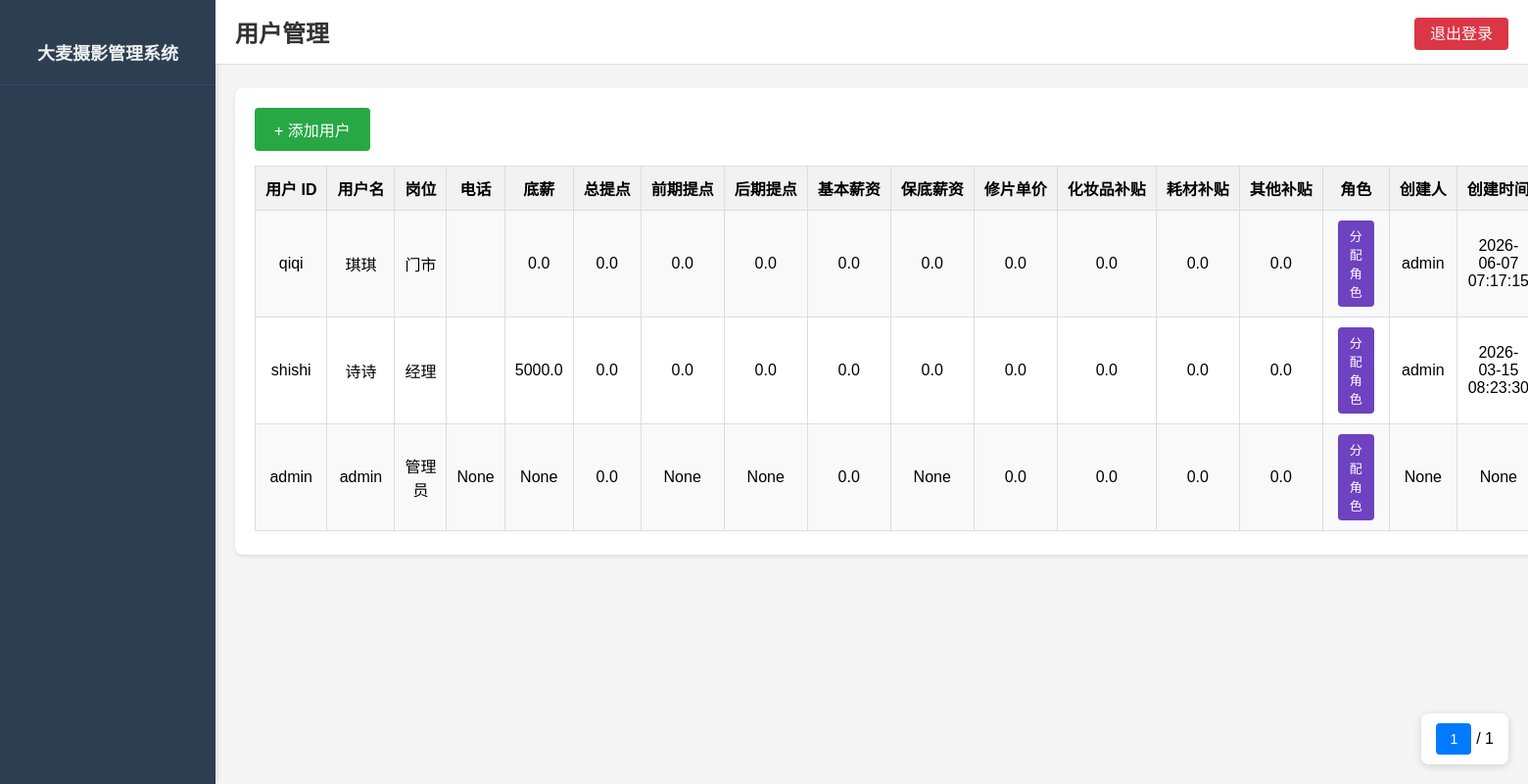
Before: /user_management (signed in) with the older database file.
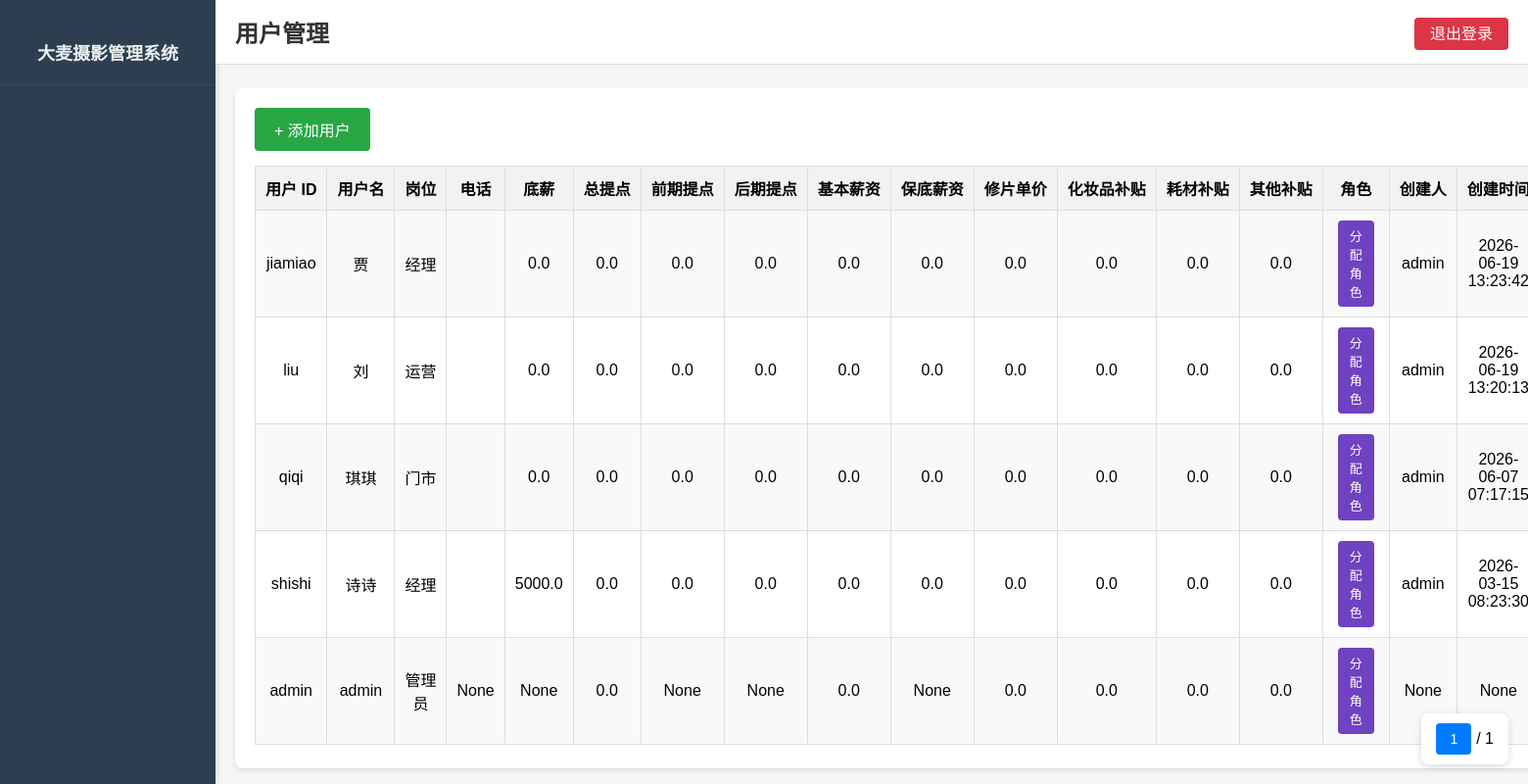
After: the same page with the newer database file.
### database.py (models this page shows)
class User(db.Model):
    __tablename__ = 'user'
    userid = db.Column(db.String(20), primary_key=True)
    username = db.Column(db.String(20), nullable=False)
    password = db.Column(db.String(256), nullable=False)  # 增加长度以存储哈希密码
    position = db.Column(db.String(50))  # 岗位
    phone = db.Column(db.String(16))
    address = db.Column(db.String(100))  # 地址
    basic_salary = db.Column(db.Float)  # 底薪
    total_rate = db.Column(db.Float)  # 总提点
    pre_sales_rate = db.Column(db.Float)  # 前期提点率
    post_sales_rate = db.Column(db.Float)  # 后期提点率
    base_salary = db.Column(db.Float)  # 基本薪资
    guaranteed_salary = db.Column(db.Float)  # 保底薪资
    photo_price = db.Column(db.Float)  # 单张修片价格
    makeup_subsidy = db.Column(db.Float)  # 化妆品补贴
    material_subsidy = db.Column(db.Float)  # 耗材补贴
    other_subsidy = db.Column(db.Float)  # 其他补贴
    created_by = db.Column(db.String(20))  # 创建人，默认为 'admin'
    created_time = db.Column(db.DateTime, default=datetime.utcnow().replace(microsecond=0))  # 创建时间，默认为当前时间
    roles = db.relationship('Role', secondary='user_role', backref=db.backref('users', lazy='dynamic'))

### app.py (the view)
@app.route('/user_management')
def user_management():
    if 'userid' in session:
        page = request.args.get('page', 1, type=int)
        per_page = 10
        users = User.query.order_by(desc(User.created_time)).paginate(page=page, per_page=per_page)
        return render_template('user_management.html', users=users)
    else:
        return redirect(url_for('login'))

### templates/user_management.html (shortened to what this page needs)
<!DOCTYPE html>
<html lang="zh-CN">
<head>
</head>
<body>
    <div class="sidebar">
        <div class="sidebar-header">
            <h2>大麦摄影管理系统</h2>
        </div>
    </div>
    <div class="main-content">
        <div class="top-bar">
            <h1>用户管理</h1>
            <div class="logout-button">
                <a href="{{ url_for('logout') }}">退出登录</a>
            </div>
        </div>
        <div class="content-card">
            <a href="{{ url_for('add_user_page') }}" class="add-btn">+ 添加用户</a>
            <div class="table-wrapper">
                <div class="table-container">
                    <table>
                        <tr>
                            <th>用户 ID</th>
                            <th>用户名</th>
                            <th>岗位</th>
                            <th>电话</th>
                            <th>底薪</th>
                            <th>总提点</th>
                            <th>前期提点</th>
                            <th>后期提点</th>
                            <th>基本薪资</th>
                            <th>保底薪资</th>
                            <th>修片单价</th>
                            <th>化妆品补贴</th>
                            <th>耗材补贴</th>
                            <th>其他补贴</th>
                            <th>角色</th>
                            <th>创建人</th>
                            <th>创建时间</th>
                        </tr>
                        {% for user in users %}
                        <tr>
                            <td>{{ user.userid }}</td>
                            <td>{{ user.username }}</td>
                            <td>{{ user.position }}</td>
                            <td>{{ user.phone }}</td>
                            <td>{{ user.basic_salary }}</td>
                            <td>{{ user.total_rate }}</td>
                            <td>{{ user.pre_sales_rate }}</td>
                            <td>{{ user.post_sales_rate }}</td>
                            <td>{{ user.base_salary }}</td>
                            <td>{{ user.guaranteed_salary }}</td>
                            <td>{{ user.photo_price }}</td>
                            <td>{{ user.makeup_subsidy }}</td>
                            <td>{{ user.material_subsidy }}</td>
                            <td>{{ user.other_subsidy }}</td>
                            <td>
                                <button onclick="openRoleAssignModal('{{ user.userid }}', '{{ user.username }}')" class="action-btn assign-btn" style="background-color: #6f42c1; color: white;">分配角色</button>
                            </td>
                            <td>{{ user.created_by }}</td>
                            <td>{{ user.created_time }}</td>
                        </tr>
                        {% endfor %}
                    </table>
                </div>
            </div>
            <div class="pagination-fixed">
                <div class="pagination">
                    <span class="current-page">{{ users.page }}</span>
                    / {{ users.pages }}
                </div>
            </div>
        </div>
    </div>
</body>
</html>

### templates/user_management.html (style rules this page uses)
* { margin: 0; padding: 0; box-sizing: border-box; }
body { font-family: Arial, sans-serif; background-color: #f5f5f5; display: flex; min-height: 100vh; }
.sidebar { width: 220px; background-color: #2c3e50; color: white; padding: 20px 0; position: fixed; height: 100vh; overflow-y: auto; box-shadow: 2px 0 5px rgba(0, 0, 0, 0.1); }
.sidebar-header { text-align: center; padding: 20px; border-bottom: 1px solid #34495e; margin-bottom: 20px; }
.sidebar-header h2 { font-size: 18px; color: #ecf0f1; }
.main-content { margin-left: 220px; padding: 20px; min-height: 100vh; }
.top-bar { display: flex; justify-content: space-between; align-items: center; position: fixed; left: 220px; right: 0; top: 0; padding: 15px 20px; background-color: white; border-bottom: 1px solid #ddd; z-index: 99; }
.top-bar h1 { font-size: 24px; color: #333; margin: 0; }
.logout-button a { background-color: #dc3545; color: white; padding: 8px 16px; border-radius: 4px; text-decoration: none; transition: background-color 0.3s ease; }
.content-card { margin-top: 70px; background-color: white; border-radius: 8px; padding: 20px; box-shadow: 0 2px 4px rgba(0, 0, 0, 0.1); }
.add-btn { display: inline-block; background-color: #28a745; color: white; padding: 10px 20px; border-radius: 4px; text-decoration: none; margin-bottom: 15px; transition: background-color 0.3s ease; }
table { border-collapse: collapse; width: 100%; background-color: white; }
th, td { border: 1px solid #ddd; padding: 10px; text-align: center; }
th { background-color: #f2f2f2; font-weight: bold; }
tr:nth-child(even) { background-color: #f9f9f9; }
a { text-decoration: none; color: #007bff; transition: color 0.3s ease; }
.action-btn { margin: 0 5px; padding: 5px 10px; border-radius: 4px; text-decoration: none; }
.pagination-fixed { position: fixed; bottom: 20px; right: 20px; background-color: white; padding: 10px 15px; border-radius: 8px; box-shadow: 0 2px 8px rgba(0, 0, 0, 0.15); z-index: 98; }
.pagination { display: inline-flex; align-items: center; gap: 5px; }
.pagination .current-page { padding: 8px 14px; background-color: #007bff; color: white; border-radius: 4px; font-size: 14px; }
.table-wrapper { position: relative; width: 100%; overflow-x: auto; overflow-y: visible; }
.table-container { display: inline-block; width: 100%; min-width: 1400px; position: relative; }
th { background-color: #f2f2f2; font-weight: bold; white-space: nowrap; position: sticky; top: 0; z-index: 3; }
.assign-btn { padding: 6px 12px; border-radius: 4px; border: none; cursor: pointer; font-size: 13px; transition: all 0.3s ease; }

Changed rows visible on the page:
added User: userid "jiamiao", username "贾", position "经理", basic_salary "0.0", total_rate "0.0", pre_sales_rate "0.0", post_sales_rate "0.0", base_salary "0.0", guaranteed_salary "0.0", photo_price "0.0", makeup_subsidy "0.0", material_subsidy "0.0", other_subsidy "0.0", created_by "admin", created_time "2026-06-19 13:23:42"
added User: userid "liu", username "刘", position "运营", basic_salary "0.0", total_rate "0.0", pre_sales_rate "0.0", post_sales_rate "0.0", base_salary "0.0", guaranteed_salary "0.0", photo_price "0.0", makeup_subsidy "0.0", material_subsidy "0.0", other_subsidy "0.0", created_by "admin", created_time "2026-06-19 13:20:13"
